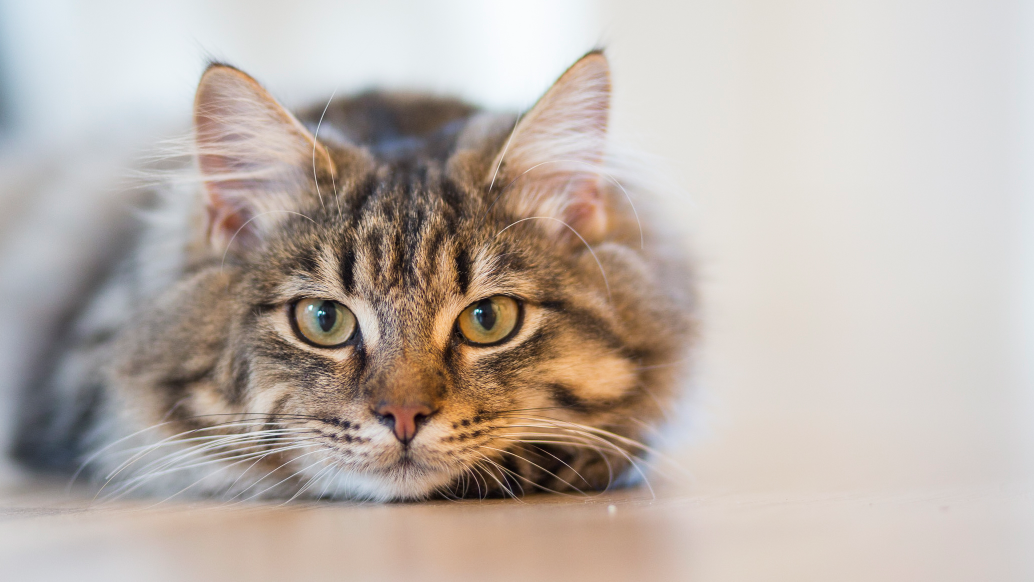
#> input picture 5.3-demo-python-resize-image-master/demo-python-resize-image-master/image/cat.png, 2067 x 1163 px (shown at 1/2 size); its folder holds 2 pictures in this run
$ jupyter execute demo-python-resize-image.ipynb
#> lines starting #> are read from the running program, lines starting #| are printed output that depends on the picture
[cell 1]
from glob import glob

[cell 2]
from PIL import Image

[cell 3]
import os

[cell 4]
source_dir = 'image'

[cell 5]
target_dir = 'output'

[cell 6]
filenames = glob('{}/*'.format(source_dir))

[cell 7]
print(filenames)

[cell 8]
for filename in filenames:
    with Image.open(filename) as im:
#> im is the input picture: PIL image 2067x1163 RGBA; mean R, G, B, A 189.2, 178.6, 171.2, 255
        width, height = im.size
#> width = 2067; height = 1163
        print(filename, width, height, os.path.getsize(filename))
#| image/cat.png 2067 1163 2851538

[cell 9]
2*1024*1024

[cell 10]
threshold = 2*1024*1024

[cell 11]
for filename in filenames:
    filesize = os.path.getsize(filename)
    if filesize >= threshold:
        print(filename)

[cell 12]
if not os.path.exists(target_dir):
    os.makedirs(target_dir)

[cell 13]
for filename in filenames:
    filesize = os.path.getsize(filename)
    if filesize >= threshold:
        print(filename)
        with Image.open(filename) as im:
            width, height = im.size
#> width = 2067; height = 1163
            new_width = 1024
            new_height = int(new_width * height * 1.0 / width)
#> new_height = 576
            print('adjusted size:', new_width, new_height)
#| adjusted size: 1024 576

[cell 14]
for filename in filenames:
    filesize = os.path.getsize(filename)
    if filesize >= threshold:
        print(filename)
        with Image.open(filename) as im:
            width, height = im.size
            new_width = 1024
            new_height = int(new_width * height * 1.0 / width)
            resized_im = im.resize((new_width, new_height))
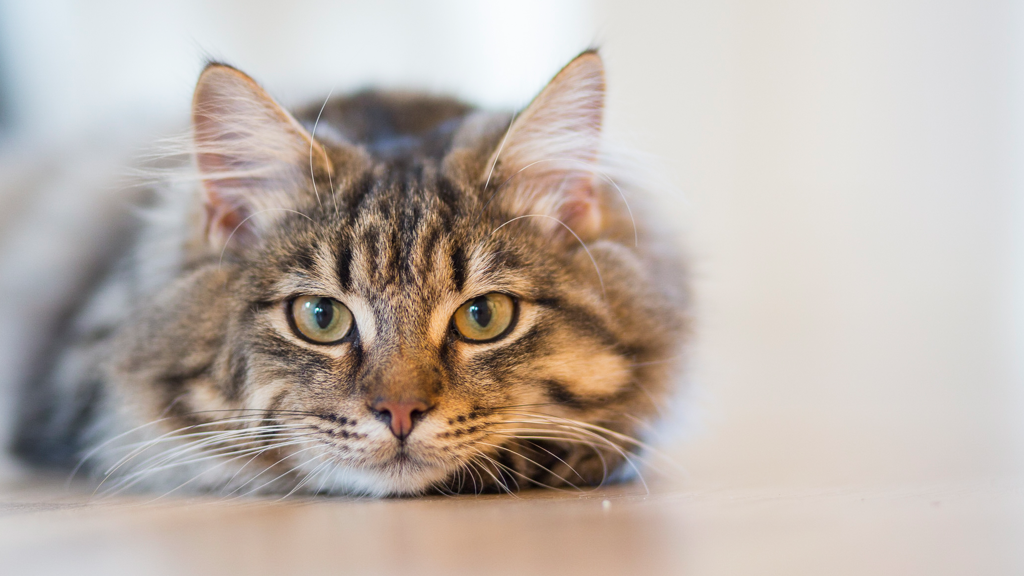
#> resized_im: PIL image 1024x576 RGBA; mean R, G, B, A 189.2, 178.6, 171.2, 255
            output_filename = filename.replace(source_dir, target_dir)
            resized_im.save(output_filename)

[cell 15]
def resize_images(source_dir, target_dir, threshold):
    filenames = glob('{}/*'.format(source_dir))
    if not os.path.exists(target_dir):
        os.makedirs(target_dir)
    for filename in filenames:
        filesize = os.path.getsize(filename)
        if filesize >= threshold:
            print(filename)
            with Image.open(filename) as im:
                width, height = im.size
                new_width = 1024
                new_height = int(new_width * height * 1.0 / width)
                resized_im = im.resize((new_width, new_height))
                output_filename = filename.replace(source_dir, target_dir)
                resized_im.save(output_filename)

[cell 16]
import math

[cell 17]
def resize_images(source_dir, target_dir, threshold):
#> called with source_dir = 'image', target_dir = 'output', threshold = 2097152
    filenames = glob('{}/*'.format(source_dir))
    if not os.path.exists(target_dir):
        os.makedirs(target_dir)
    for filename in filenames:
        filesize = os.path.getsize(filename)
        if filesize >= threshold:
            print(filename)
            with Image.open(filename) as im:
                width, height = im.size
#> width = 2067; height = 1163
                if width >= height:
                    new_width = int(math.sqrt(threshold/2))
                    new_height = int(new_width * height * 1.0 / width)
#> new_height = 576
                else:
                    new_height = int(math.sqrt(threshold/2))
                    new_width = int(new_height * width * 1.0 / height)
                resized_im = im.resize((new_width, new_height))
                output_filename = filename.replace(source_dir, target_dir)
                resized_im.save(output_filename)
